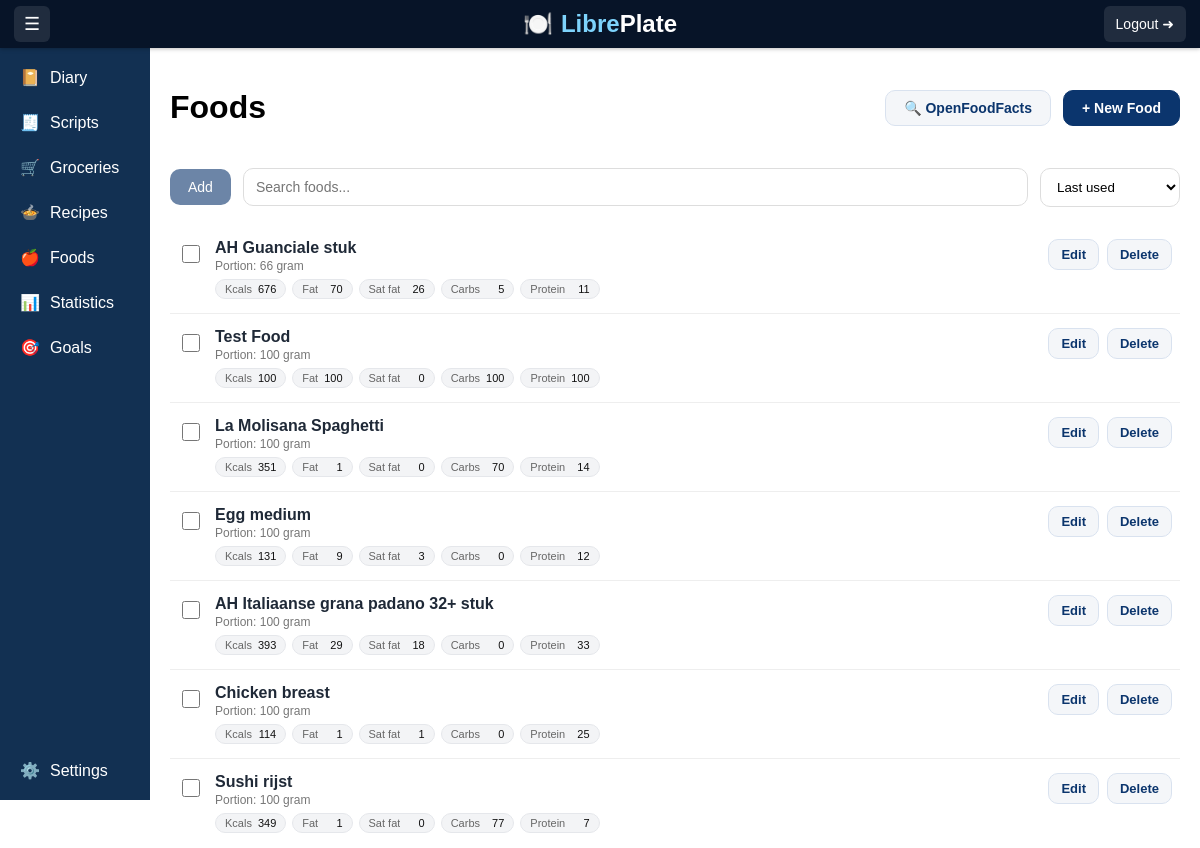
Page /foods/ (signed in) on the earlier database version.
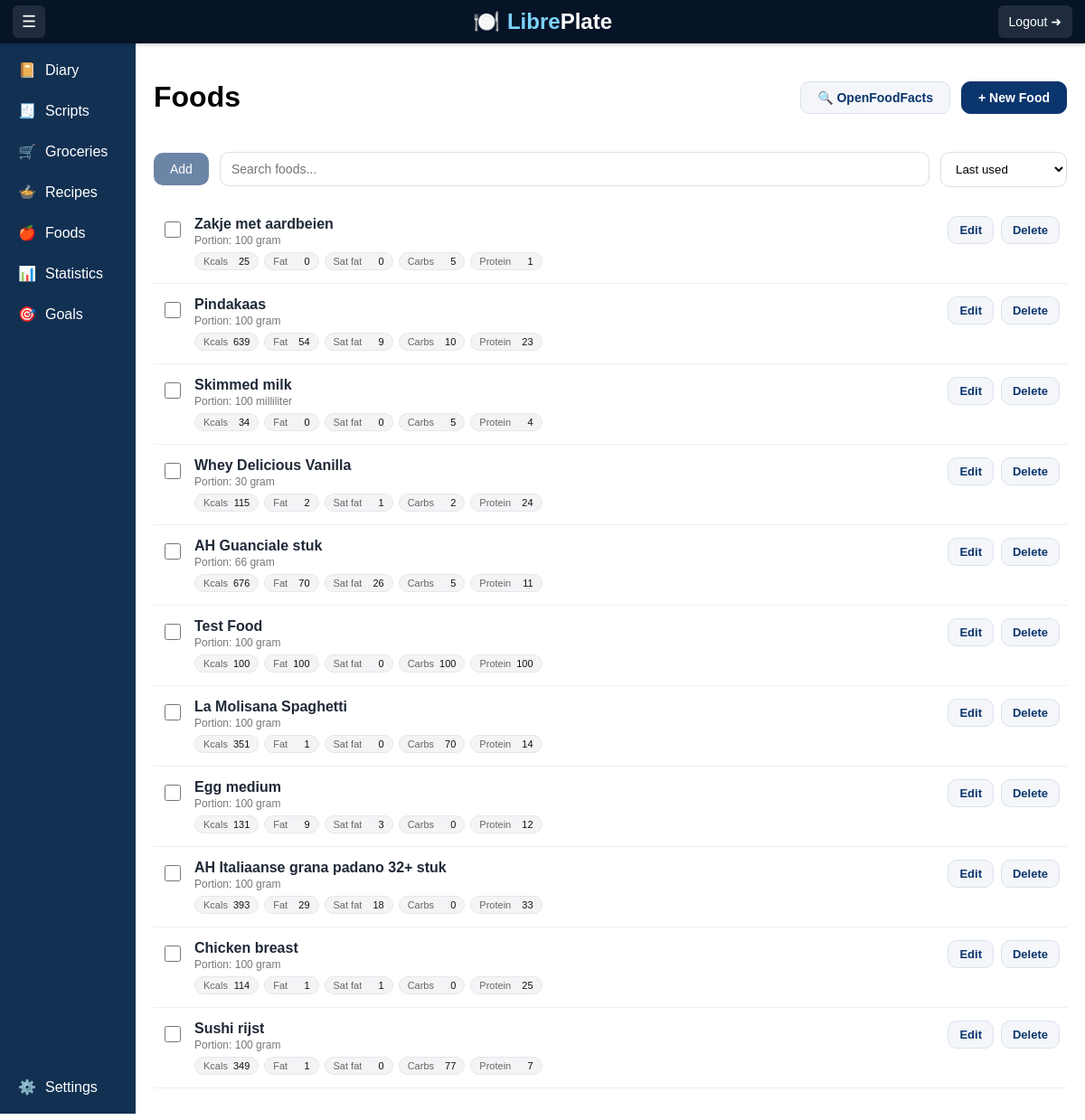
Same page on the later database version.
### units/models.py (models this page shows, shortened)
class Unit(models.Model):
    name = models.CharField(max_length=100, unique=True)
    name_plural = models.CharField(max_length=100, unique=True)
    description = models.TextField(blank=True, null=True)
    abbreviation = models.CharField(max_length=100, blank=True, null=True)
    user = models.ForeignKey(
        User, on_delete=models.CASCADE, related_name="units", null=True, blank=True
    )
    class Meta:
        verbose_name_plural = "Units"

### nutrients/models.py (models this page shows, shortened)
class Nutrient(models.Model):
    name = models.CharField(max_length=100, unique=True)
    description = models.TextField(blank=True, null=True)
    abbreviation = models.CharField(max_length=100, blank=True, null=True)
    show_in_diary_total = models.BooleanField(
        null=True,
        blank=True,
        help_text="Show this nutrient in diary totals.",
    )
    show_in_diary_meal = models.BooleanField(
        null=True,
        blank=True,
        help_text="Show this nutrient in individual diary meals.",
    )
    show_in_food_edit = models.BooleanField(
        null=True,
        blank=True,
        help_text="Show this nutrient when editing a food.",
    )
    show_in_recipe = models.BooleanField(
        null=True,
        blank=True,
        help_text="Show this nutrient in recipes.",
    )
    show_in_foods = models.BooleanField(
        null=True,
        blank=True,
        help_text="Show this nutrient in food detail/list pages.",
    )
    order = models.PositiveIntegerField(default=0)
    user = models.ForeignKey(
        User,
        on_delete=models.CASCADE,
        related_name="nutrients",
        null=True,
        blank=True,
    )
    class Meta:
        verbose_name = "Nutrients"
        ordering = ["order"]

### foods/models.py (models this page shows, shortened)
class Food(models.Model):
    name = models.CharField(max_length=255)
    user = models.ForeignKey(User, on_delete=models.CASCADE, related_name="foods")
    serving = models.DecimalField(max_digits=6, decimal_places=2)
    unit = models.ForeignKey(
        "units.Unit", on_delete=models.CASCADE, null=True, blank=True
    )
    thumbnail_path = models.CharField(max_length=500, blank=True, null=True)
    barcode = models.CharField(max_length=50, blank=True)
    brand = models.CharField(max_length=255, blank=True, null=True)
    description = models.TextField(blank=True, null=True)
    created_at = models.DateTimeField(auto_now_add=True)
    updated_at = models.DateTimeField(auto_now=True)
    last_used_at = models.DateTimeField(null=True, blank=True, db_index=True)
    class Meta:
        ordering = ["-created_at"]
        verbose_name_plural = "Foods"
        indexes = [
            models.Index(fields=["barcode"]),
            models.Index(fields=["user", "brand"]),
        ]

### foods/views.py (the view)
# urls.py: path("", views.foods, name="foods"),
@login_required
def foods(request):
    sort = request.GET.get("sort", "last_used")
    meal_id = request.GET.get("meal")
    select_step = request.GET.get("select_step")  # NEW
    foods_qs = Food.objects.filter(user=request.user).prefetch_related(
        Prefetch(
            "food_nutrients", queryset=FoodNutrient.objects.select_related("nutrient")
        )
    )
    if sort == "name":
        foods_qs = foods_qs.order_by("name")
    elif sort == "last_used":
        foods_qs = foods_qs.order_by("-last_used_at", "-created_at")
    else:
        foods_qs = foods_qs.order_by("-created_at")
    nutrients = list(Nutrient.objects.filter(show_in_foods=True).order_by("order"))
    foods_data = []
    for food in foods_qs:
        nutrient_map = {fn.nutrient_id: fn.amount for fn in food.food_nutrients.all()}
        formatted_nutrients = []
        for nutrient in nutrients:
            formatted_nutrients.append(
                {
                    "name": nutrient.name,
                    "abbr": nutrient.abbreviation,
                    "value": float(nutrient_map.get(nutrient.id, 0)),
                }
            )
        foods_data.append(
            {
                "id": food.id,
                "name": food.name,
                "description": food.description or "",
                "serving": float(food.serving),
                "unit": food.unit.name if food.unit else "",
                "nutrients": formatted_nutrients,
            }
        )
    return render(
        request,
        "foods/foods.html",
        {
            "foods": foods_data,
            "nutrients": nutrients,
            "sort": sort,
            "meal_id": meal_id,
            "select_step": select_step,  # NEW
        },
    )

### foods/templates/foods/foods.html (shortened to what this page needs)
{% extends 'base.html' %}
{% load static %}
{% block content %}
<link rel="stylesheet" href="{% static 'foods/css/food.css' %}">
<div class="container">
    <div class="page-header">
        <h1>Foods</h1>
        <div class="header-actions">
            <a href="{% url 'openfood_search' %}" class="btn btn-secondary">
                🔍 OpenFoodFacts
            </a>
            <a href="{% url 'create_food' %}" class="btn btn-primary">
                + New Food
            </a>
        </div>
    </div>
    <div class="food-toolbar">
        <div class="add-button">
            <button
                id="addSelectedBtn"
                type="submit"
                form="foodSelectionForm"
                disabled>
                Add
            </button>
        </div>
        <div class="food-search">
            <input
                type="text"
                id="foodSearch"
                placeholder="Search foods..."
            >
        </div>
        <div class="food-sort">
            <select id="sortSelect">
                <option value="last_used"
                    {% if sort == "last_used" %}selected{% endif %}>
                    Last used
                </option>
            </select>
        </div>
    </div>
    {% if foods %}
    <form
        id="foodSelectionForm"
        method="post"
        action="
        {% if meal_id %}
            {% url 'add_foods_to_meal_direct' meal_id %}
        {% else %}
            {% url 'select_meal' %}
        {% endif %}
        "
    >
        <div id="foodsContainer">
            {% for food in foods %}
                {% include "foods/partials/food_card.html" %}
            {% endfor %}
        </div>
    </form>
    {% else %}
        <p>No foods available.</p>
    {% endif %}
</div>
{% endblock %}

### foods/templates/foods/partials/food_card.html
<div
    class="food-card food-item"
    data-name="{{ food.name|lower }}"
    data-description="{{ food.description|lower }}"
>
    <div class="food-header">
        <div class="food-left">
            <input
                type="checkbox"
                class="food-checkbox"
                name="foods"
                value="{{ food.id }}"
            >
            <div class="food-info">
                <div class="food-name">
                    {{ food.name }}
                </div>
                <div class="serving">
                    Portion: {{ food.serving|floatformat:"-1" }} {{ food.unit }}
                </div>
                <div class="nutrients-row">
                    {% for n in food.nutrients %}
                    <div class="nutrient-chip">
                        <span class="nutrient-label">
                            {{ n.abbr|default:n.name }}
                        </span>
                        <span class="nutrient-value">
                            {% with v=n.value|floatformat:0 %}
                                {% if v|slice:"-3:" == ".00" %}
                                    {{ n.value|floatformat:0 }}
                                {% else %}
                                    {{ v }}
                                {% endif %}
                            {% endwith %}
                        </span>
                    </div>
                    {% endfor %}
                </div>
            </div>
        </div>
        <div class="actions">
            <a href="{% url 'edit_food' food.id %}" class="action-btn edit-btn">
                Edit
            </a>
            <a href="{% url 'delete_food' food.id %}" class="action-btn delete-btn">
                Delete
            </a>
        </div>
    </div>
</div>

Differences in the rows shown:
added Food: name "Zakje met aardbeien"
added Food: name "Pindakaas"
added Food: name "Skimmed milk"
now on this page (row unchanged): Unit: unit "milliliter"
added Food: name "Whey Delicious Vanilla"
Other differences:
new list line: "☐ Portion: 100 25 0 0 5 1 Edit Delete"
new list line: "gram"
new list line: "Kcals"
new list line: "Fat"
new list line: "Sat fat"
new list line: "Carbs"
new list line: "Protein"
new list line: "☐ Portion: 100 639 54 9 10 23 Edit Delete"
new list line: "☐ Portion: 100 34 0 0 5 4 Edit Delete"
new list line: "☐ Portion: 30 115 2 1 2 24 Edit Delete"
